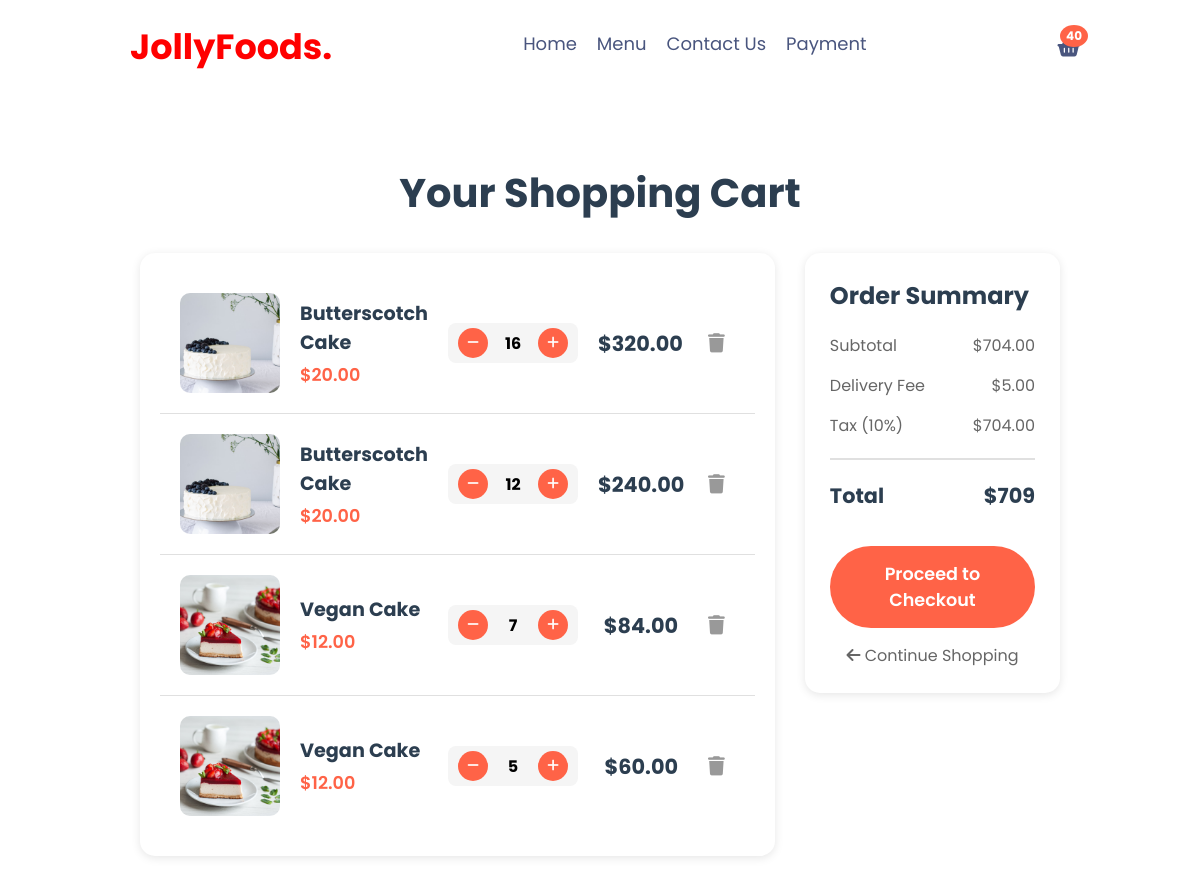
Before: /cart/ with the older database file.
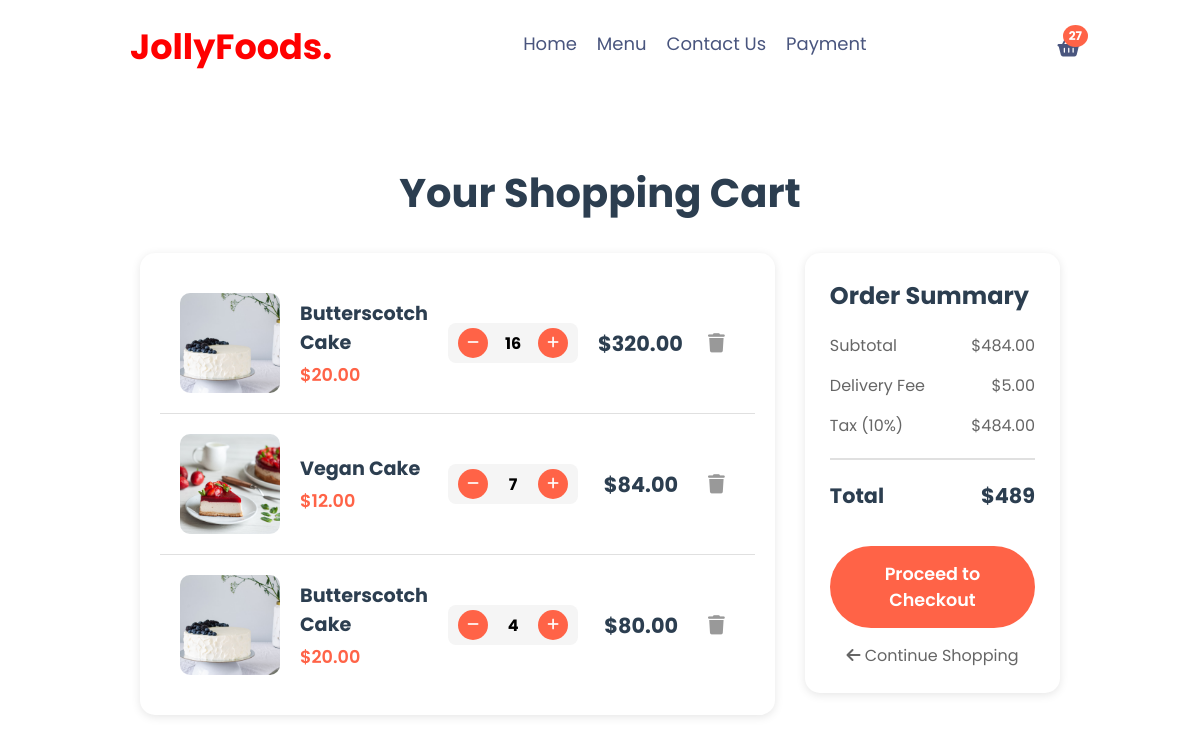
After: the same page with the newer database file.
### Food/Jolly/models.py (models this page shows, shortened)
class CartItem(models.Model):
    user = models.ForeignKey(User, on_delete=models.CASCADE, null=True, blank=True)
    session_key = models.CharField(max_length=100, null=True, blank=True)
    food_name = models.CharField(max_length=200)
    food_price = models.DecimalField(max_digits=10, decimal_places=2)
    food_image = models.ImageField(upload_to='food_images/')
    quantity = models.IntegerField(default=1 )
    added_at = models.DateTimeField(auto_now_add=True)
    def get_total_price(self):
        return self.food_price * self.quantity

### Food/Jolly/views.py (the view)
# urls.py: path('cart/', views.cart, name='cart'),
def cart(request):
    if request.user.is_authenticated:
        cart_items = CartItem.objects.filter(user=request.user)
    else:
        session_key = request.session.session_key
        if not session_key:
            request.session.create()
            session_key = request.session.session_key
        cart_items = CartItem.objects.filter(session_key=session_key)
    total = sum(item.get_total_price() for item in cart_items)
    context = {
        'cart_items': cart_items,
        'cart_total': total,
        'cart_count': sum(item.quantity for item in cart_items)
    }
    return render(request, 'cart.html', context)

### templates/cart.html (shortened to what this page needs)
{% load static %}
<!DOCTYPE html>
<html lang="en">
<head>
    <link rel="stylesheet" href="{% static 'homepage.css' %}">
    <link rel="stylesheet" href="{% static 'cart.css' %}">
    <link rel="stylesheet" href="https://cdnjs.cloudflare.com/ajax/libs/font-awesome/6.4.0/css/all.min.css">
</head>
<body>
<div class="navbar">
    <a href="{% url 'homepage' %}" class="logo">JollyFoods.</a>
    <ul class="navbar-menu">
        <li><a href="{% url 'homepage' %}">Home</a></li>
        <li><a href="{% url 'menu' %}">Menu</a></li>
        <li><a href="{% url 'contact' %}">Contact Us</a></li>
        <li><a href="{% url 'payment' %}">Payment</a></li>
    </ul>
    <div class="hamburger">
        <div class="shopping-cart">
            <a href="{% url 'cart' %}">
                <i class="fa-solid fa-basket-shopping"></i>
                <span class="cart-badge" id="cartBadge">{{ cart_count }}</span>
            </a>
        </div>
    </div>
</div>
<div class="cart-container">
    <h1 class="cart-title">Your Shopping Cart</h1>
    {% if cart_items %}
    <div class="cart-content">
        <div class="cart-items-section">
            {% for item in cart_items %}
            <div class="cart-item" data-item-id="{{ item.id }}">
                <img src="{% static 'assets/' %}{{ item.food_image }}" alt="{{ item.food_name }}">
                <div class="item-details">
                    <h3>{{ item.food_name }}</h3>
                    <p class="item-price">${{ item.food_price }}</p>
                </div>
                <div class="item-quantity">
                    <button class="qty-btn minus-btn" data-item-id="{{ item.id }}">
                        <i class="fa-solid fa-minus"></i>
                    </button>
                    <span class="quantity">{{ item.quantity }}</span>
                    <button class="qty-btn plus-btn" data-item-id="{{ item.id }}">
                        <i class="fa-solid fa-plus"></i>
                    </button>
                </div>
                <div class="item-total">
                    <p>${{ item.get_total_price }}</p>
                </div>
                <button class="remove-btn" data-item-id="{{ item.id }}">
                    <i class="fa-solid fa-trash"></i>
                </button>
            </div>
            {% endfor %}
        </div>
        <div class="cart-summary">
            <h2>Order Summary</h2>
            <div class="summary-row">
                <span>Subtotal</span>
                <span id="subtotal">${{ cart_total }}</span>
            </div>
            <div class="summary-row">
                <span>Delivery Fee</span>
                <span>$5.00</span>
            </div>
            <div class="summary-row">
                <span>Tax (10%)</span>
                <span id="tax">${{ cart_total|floatformat:2 }}</span>
            </div>
            <hr>
            <div class="summary-row total">
                <span>Total</span>
                <span id="total">${{ cart_total|add:5 }}</span>
            </div>
            <button class="checkout-btn">Proceed to Checkout</button>
            <a href="{% url 'homepage' %}" class="continue-shopping">
                <i class="fa-solid fa-arrow-left"></i> Continue Shopping
            </a>
        </div>
    </div>
    {% endif %}
</div>
</body>
</html>

### static/homepage.css (style rules this page uses)
* { padding: 0; margin: 0; box-sizing: border-box; font-family: 'Poppins', sans-serif; }
html { scroll-behavior: smooth; }
body { min-height: 100vh; width: 80%; margin: auto; }
a { text-decoration: none; color: inherit; }
.logo { color: red; font-size: 35px; font-weight: bold; margin-left: 10px; }
.navbar { padding: 20px 0px; display: flex; justify-content: space-between; align-items: center; }
.navbar-menu { display: flex; list-style: none; gap: 20px; color: #49557e; font-size: 18px; }
.navbar-menu li a::after { content: ""; display: block; height: 2px; width: 0; background: tomato; transition: width 0.3s; margin-top: 5px; }
.hamburger { display: flex; align-items: center; gap: 20px; }
.hamburger .shopping-cart { position: relative; font-size: 20px; cursor: pointer; color: #49557e; }

### static/cart.css (style rules this page uses)
.cart-container { max-width: 1200px; margin: 50px auto; padding: 20px; }
.cart-title { font-size: 2.5rem; color: #2c3e50; margin-bottom: 30px; text-align: center; }
.cart-content { display: grid; grid-template-columns: 2fr 1fr; gap: 30px; margin-top: 30px; }
.cart-items-section { background: #fff; border-radius: 15px; padding: 20px; box-shadow: 0 2px 10px rgba(0,0,0,0.1); }
.cart-item { display: grid; grid-template-columns: 100px 1fr auto auto auto; gap: 20px; align-items: center; padding: 20px; border-bottom: 1px solid #e0e0e0; transition: background 0.3s; }
.cart-item:last-child { border-bottom: none; }
.cart-item img { width: 100px; height: 100px; object-fit: cover; border-radius: 10px; }
.item-details h3 { font-size: 1.2rem; color: #2c3e50; margin-bottom: 5px; }
.item-price { font-size: 1.1rem; color: tomato; font-weight: 600; }
.item-quantity { display: flex; align-items: center; gap: 10px; background: #f5f5f5; padding: 5px 10px; border-radius: 8px; }
.qty-btn { background: tomato; border: none; color: white; width: 30px; height: 30px; border-radius: 50%; cursor: pointer; display: flex; align-items: center; justify-content: center; transition: background 0.3s; }
.item-quantity .quantity { min-width: 30px; text-align: center; font-weight: bold; font-size: 16px; }
.item-total { font-size: 1.3rem; font-weight: bold; color: #2c3e50; min-width: 80px; text-align: right; }
.remove-btn { background: transparent; border: none; color: #999; font-size: 1.2rem; cursor: pointer; transition: color 0.3s; padding: 10px; }
.cart-summary { background: #fff; border-radius: 15px; padding: 25px; box-shadow: 0 2px 10px rgba(0,0,0,0.1); height: fit-content; position: sticky; top: 20px; }
.cart-summary h2 { font-size: 1.5rem; color: #2c3e50; margin-bottom: 20px; }
.summary-row { display: flex; justify-content: space-between; margin-bottom: 15px; color: #666; }
.summary-row.total { font-size: 1.3rem; font-weight: bold; color: #2c3e50; margin-top: 10px; }
.cart-summary hr { margin: 20px 0; border: none; border-top: 2px solid #e0e0e0; }
.checkout-btn { width: 100%; padding: 15px; background: tomato; color: white; border: none; border-radius: 50px; font-size: 1.1rem; font-weight: 600; cursor: pointer; transition: background 0.3s; margin-top: 20px; }
.continue-shopping { display: block; text-align: center; margin-top: 15px; color: #666; text-decoration: none; transition: color 0.3s; }
.cart-badge { position: absolute; top: -8px; right: -8px; background: tomato; color: white; font-size: 12px; font-weight: bold; padding: 2px 6px; border-radius: 50%; min-width: 20px; text-align: center; }
.shopping-cart a { position: relative; color: inherit; }

Changed rows visible on the page:
removed CartItem: food_image (picture), food_name "Butterscotch Cake", food_price "20.00", quantity "12", get_total_price "240.00"
removed CartItem: food_image (picture), food_name "Vegan Cake", food_price "12.00", quantity "5", get_total_price "60.00"
added CartItem: food_image (picture), food_name "Butterscotch Cake", food_price "20.00", quantity "4", get_total_price "80.00"
Other visible differences:
{{ cart_count }}: "40" → "27"
{{ cart_total }}: "704.00" → "484.00"
{{ cart_total|floatformat:2 }}: "704.00" → "484.00"
{{ cart_total|add:5 }}: "709" → "489"
